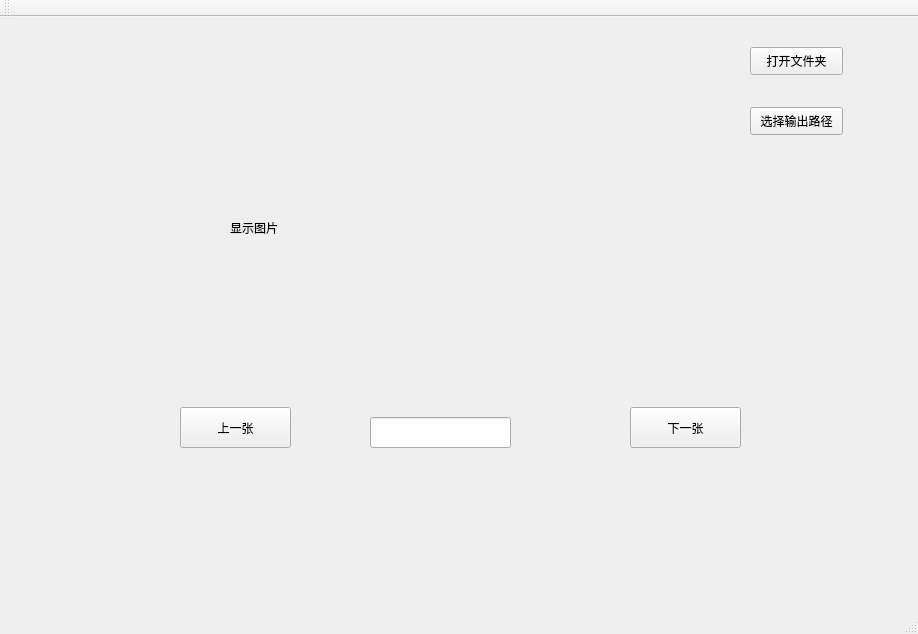
<?xml version="1.0" encoding="UTF-8"?>
<ui version="4.0">
 <class>MainWindow</class>
 <widget class="QMainWindow" name="MainWindow">
  <property name="geometry">
   <rect>
    <x>0</x>
    <y>0</y>
    <width>918</width>
    <height>634</height>
   </rect>
  </property>
  <property name="windowTitle">
   <string>MainWindow</string>
  </property>
  <widget class="QWidget" name="centralWidget">
   <widget class="QPushButton" name="nextGraphic">
    <property name="geometry">
     <rect>
      <x>630</x>
      <y>390</y>
      <width>111</width>
      <height>41</height>
     </rect>
    </property>
    <property name="text">
     <string>下一张</string>
    </property>
   </widget>
   <widget class="QPushButton" name="preGraphic">
    <property name="geometry">
     <rect>
      <x>180</x>
      <y>390</y>
      <width>111</width>
      <height>41</height>
     </rect>
    </property>
    <property name="text">
     <string>上一张</string>
    </property>
   </widget>
   <widget class="QLabel" name="showGraphic">
    <property name="geometry">
     <rect>
      <x>230</x>
      <y>80</y>
      <width>461</width>
      <height>261</height>
     </rect>
    </property>
    <property name="text">
     <string>显示图片</string>
    </property>
   </widget>
   <widget class="QPushButton" name="openDir">
    <property name="geometry">
     <rect>
      <x>750</x>
      <y>30</y>
      <width>93</width>
      <height>28</height>
     </rect>
    </property>
    <property name="text">
     <string>打开文件夹</string>
    </property>
   </widget>
   <widget class="QLineEdit" name="editImageName">
    <property name="geometry">
     <rect>
      <x>370</x>
      <y>400</y>
      <width>141</width>
      <height>31</height>
     </rect>
    </property>
   </widget>
   <widget class="QPushButton" name="pushButton">
    <property name="geometry">
     <rect>
      <x>750</x>
      <y>90</y>
      <width>93</width>
      <height>28</height>
     </rect>
    </property>
    <property name="text">
     <string>选择输出路径</string>
    </property>
   </widget>
  </widget>
  <widget class="QMenuBar" name="menuBar">
   <property name="geometry">
    <rect>
     <x>0</x>
     <y>0</y>
     <width>918</width>
     <height>26</height>
    </rect>
   </property>
  </widget>
  <widget class="QToolBar" name="mainToolBar">
   <attribute name="toolBarArea">
    <enum>TopToolBarArea</enum>
   </attribute>
   <attribute name="toolBarBreak">
    <bool>false</bool>
   </attribute>
  </widget>
  <widget class="QStatusBar" name="statusBar"/>
 </widget>
 <layoutdefault spacing="6" margin="11"/>
 <resources/>
 <connections/>
</ui>
